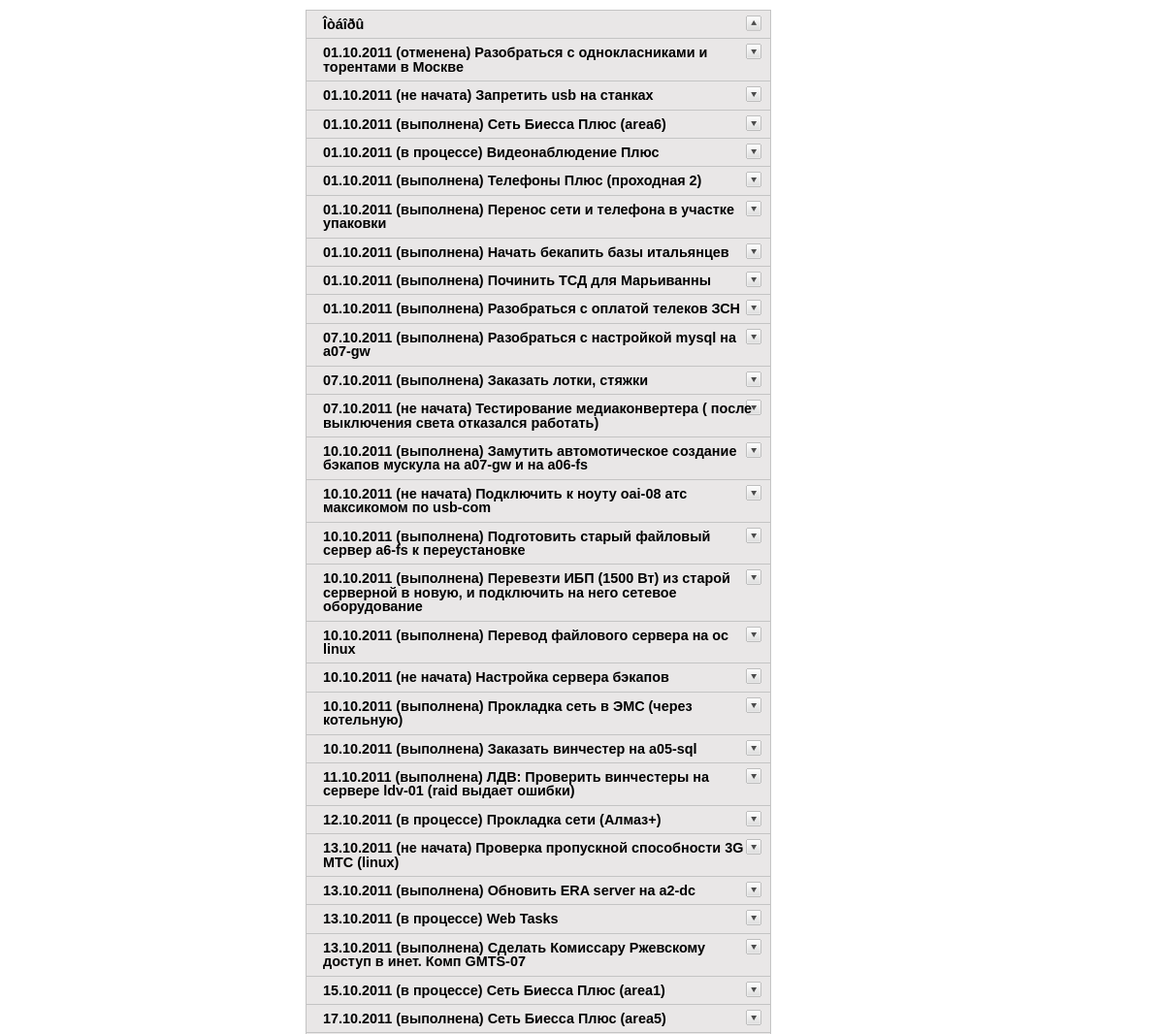
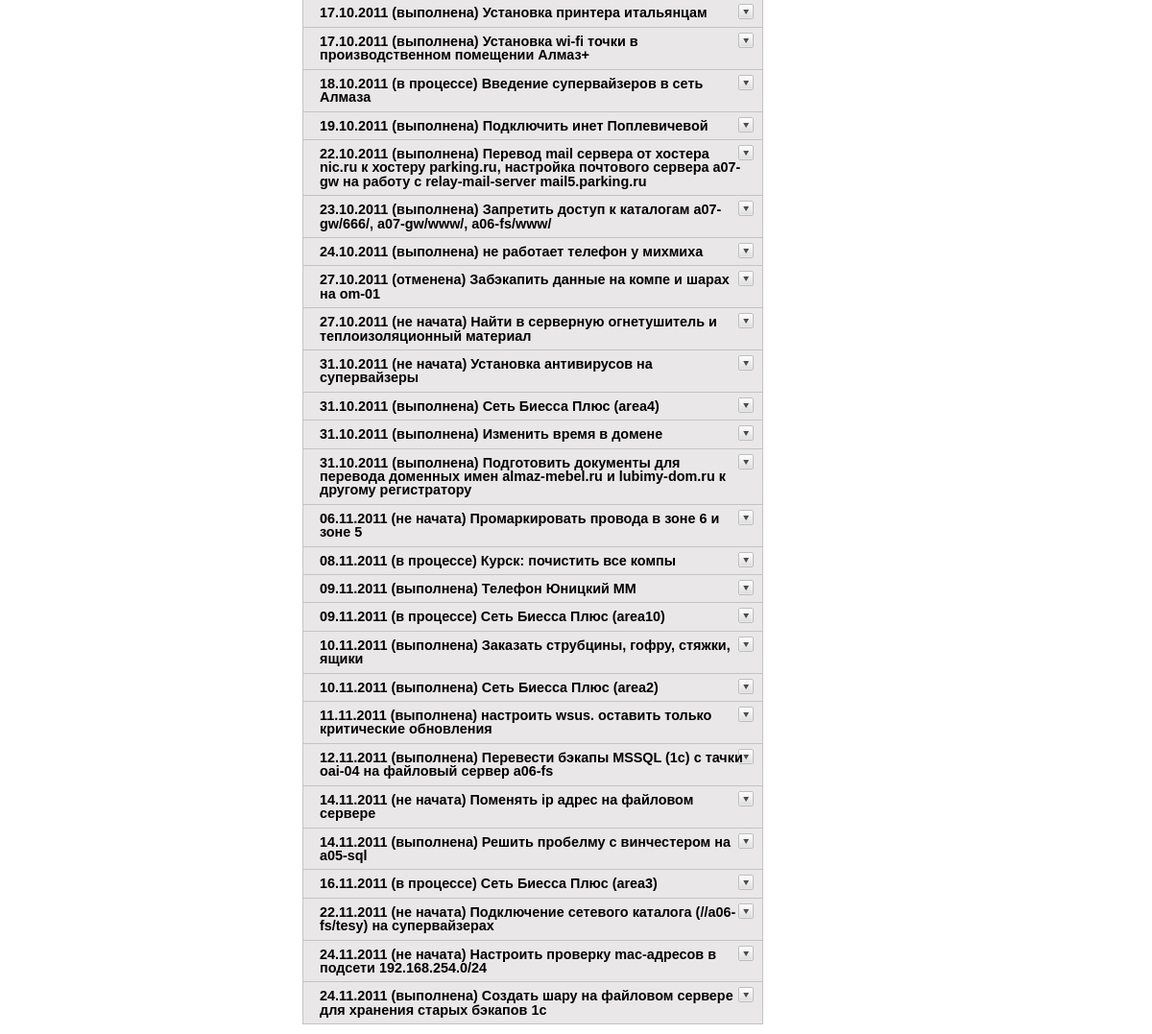
The app's page /WebTasks/index.php, older data (2 pictures, top to bottom).
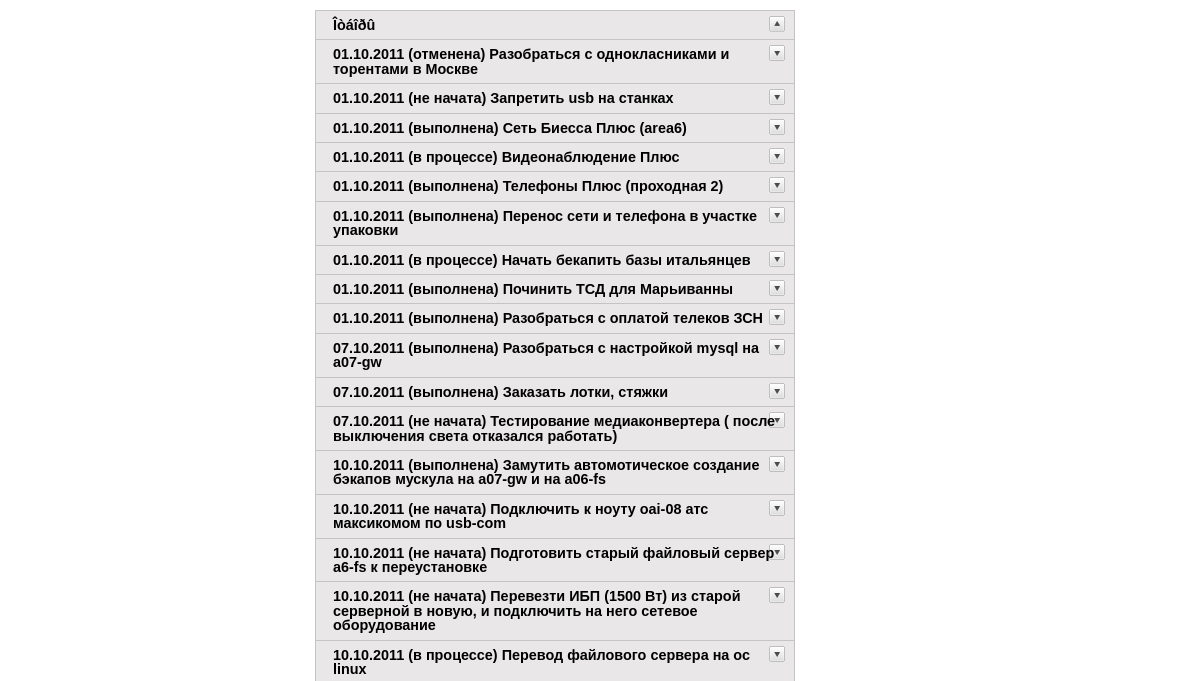
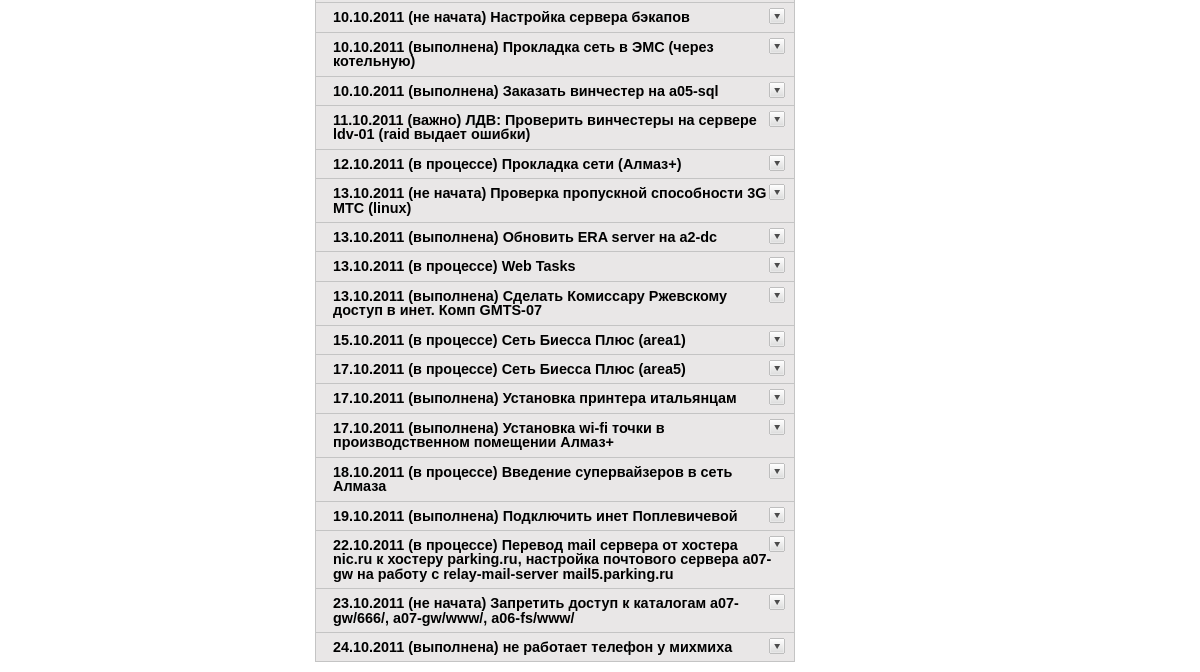
The same page, newer data (2 pictures, top to bottom).
### tables this page shows
CREATE TABLE IF NOT EXISTS `Tasks` (
  `id_Task` int(10) NOT NULL AUTO_INCREMENT,
  `Name` text,
  `id_worker` int(3) DEFAULT NULL,
  `id_chief` int(3) DEFAULT NULL,
  `date` datetime DEFAULT NULL,
  `status` varchar(50) DEFAULT NULL,
  PRIMARY KEY (`id_Task`)
);

### WebTasks/config.php (called while the page is built, shortened)
<?php
function status($status)
  {
	 if ($status == "âàæíî")
     {
      $text = "<font color='red'>".$status."</font>";
     }
	 elseif ($status == "â ïðîöåññå")
     {
      $text = "<font color='blue'>".$status."</font>";
     }
    else
     {
      $text = $status;
     }
   return $text;
  }
function mysql_query_or_die($query)
  {
	 $res = mysql_query($query);
	 return $res;
  }
?>

### WebTasks/index.php (the view, shortened to what this page needs)
<?php
include("config.php");
if (isset($_REQUEST['user_id'])) $user_id = $_REQUEST['user_id']; else $user_id = "5";
print "<html>
<head>
<meta http-equiv='Content-Type' content='text/html' />
<title>Accordion 1</title>
<script type='text/javascript' src='./js/jquery.min.js'></script>
<script type='text/javascript'>
$(document).ready(function(){
	$('.accordion h3:first').addClass('active');
	$('.accordion span').hide();
	$('.accordion h3').click(function(){
		$(this).next('span').slideToggle('slow')
		.siblings('span:visible').slideUp('slow');
		$(this).toggleClass('active');
		$(this).siblings('h3').removeClass('active');
	});
});
</script>
<style type='text/css'>
body {
	margin: 10px auto;
	width: 570px;
	font: 75%/120% Arial, Helvetica, sans-serif;
}
.accordion {
	width: 480px;
	border-bottom: solid 1px #c4c4c4;
}
.accordion h3 {
	background: #e9e7e7 url(img/arrow-square.gif) no-repeat right -51px;
	padding: 7px 17px;
	margin: 0;
	font: bold 120%/100% Arial, Helvetica, sans-serif;
	border: solid 1px #c4c4c4;
	border-bottom: none;
	cursor: pointer;
}
.accordion h3:hover {
	background-color: #e3e2e2;
}
.accordion h3.active {
	background-position: right 5px;
}
.accordion p {
	background: #f7f7f7;
	margin: 0;
	border-left: solid 1px #c4c4c4;
	border-right: solid 1px #c4c4c4;
}
span {
    background: #f7f7f7;
    margin: 0;
    display:none;
    border-left: solid 1px #c4c4c4;
    border-right: solid 1px #c4c4c4;
}
.accordion t1 {
	background: #e9e7e7;
}
.accordion label {
	font: bold 120%/100% Arial, Helvetica, sans-serif;
}
</style>
</head>
<body>
<div class='accordion'>
	<h3>Îòáîðû</h3>
	<span>
	<form name='test' method='post' action='input1.php'>
	<label class='label'>Ðàáîòíèêè:</label><br>
	<input type='checkbox' name='Worker' value='1'>Ðÿáèíèíà Òàòüÿíà
  <input type='checkbox' name='Worker' value='2'>Èâàíîâ Àíòîí
  <input type='checkbox' name='Worker' value='3'>Îìåëü÷óê Ñåðãåé
  <input type='checkbox' name='Worker' value='4'>Ëàõíîâ Àëåêñàíäð
  <input type='checkbox' name='Worker' value='5'>×óáóêèí Äåíèñ
	<input type='checkbox' name='Worker' value='6'>Êó÷åðåíêàî Àëåêñàíäð
  <input type='checkbox' name='Worker' value='7'>Ïàùåíêî Àëåêñàíäð	<br>
	<label class='label'>Ñòàòóñ:</label>	<br>
  <input type='checkbox' name='Status' value='1'>íå íà÷àòà
  <input type='checkbox' name='Status' value='2'>â ïðîöåññå
	<input type='checkbox' name='Status' value='3'>âàæíî
  <input type='checkbox' name='Status' value='4'>âûïîëíåíà
  <input type='checkbox' name='Status' value='5'>îòìåíåíà <br>
	<input type='submit' name='' value='Ñôîðìèðîâàòü'/>
	</form>
	</span>";
  $query = "SELECT DATE_FORMAT(Tasks.Date,'%d.%m.%Y') AS Date, Tasks.status AS Status,Tasks.Name,Workers.Name AS Worker,Tasks.id_Task,Tasks.id_Worker,Tasks.id_Chief,Chief.Name AS Chief FROM Tasks LEFT JOIN (SELECT Workers.id_Worker,Workers.Name FROM Workers) Workers ON Workers.id_Worker=Tasks.id_Worker LEFT JOIN (SELECT Workers.id_Worker,Workers.Name FROM Workers) Chief ON Chief.id_Worker=Tasks.id_Chief  WHERE Tasks.id_Worker=".$user_id." AND  Tasks.status<>'âûïîëíåíà' AND Tasks.status<>'îòìåíåíà'";
  $result = mysql_query_or_die($query);
  while ($row = mysql_fetch_assoc($result))
    {
     print "<h3>".$row["Date"]." (".status($row["Status"]).") ".$row["Name"]."</h3>";
    }
  print "
</div>
</body>
</html>";
?>

### WebTasks/index.php (style rules this page uses)
body { margin: 10px auto; width: 570px; font: 75%/120% Arial, Helvetica, sans-serif; }
.accordion { width: 480px; border-bottom: solid 1px #c4c4c4; }
.accordion h3 { background: #e9e7e7 url(img/arrow-square.gif) no-repeat right -51px; padding: 7px 17px; margin: 0; font: bold 120%/100% Arial, Helvetica, sans-serif; border: solid 1px #c4c4c4; border-bottom: none; cursor: pointer; }
.accordion h3.active { background-position: right 5px; }

Row changes from the older to the newer data that the page shows:
removed tasks: Date "27.10.2011", status "отменена", Name "Забэкапить данные на компе и шарах на om-01"
removed tasks: Date "27.10.2011", status "не начата", Name "Найти в серверную огнетушитель и теплоизоляционный материал"
removed tasks: Date "31.10.2011", status "не начата", Name "Установка антивирусов на супервайзеры"
removed tasks: Date "31.10.2011", status "выполнена", Name "Сеть Биесса Плюс (area4)"
removed tasks: Date "31.10.2011", status "выполнена", Name "Изменить время в домене"
removed tasks: Date "31.10.2011", status "выполнена", Name "Подготовить документы для перевода доменных имен almaz-mebel.ru и lubimy-dom.ru к другому регистратору"
removed tasks: Date "06.11.2011", status "не начата", Name "Промаркировать провода в зоне 6 и зоне 5"
removed tasks: Date "08.11.2011", status "в процессе", Name "Курск: почистить все компы"
removed tasks: Date "09.11.2011", status "выполнена", Name "Телефон Юницкий ММ"
removed tasks: Date "09.11.2011", status "в процессе", Name "Сеть Биесса Плюс (area10)"
removed tasks: Date "10.11.2011", status "выполнена", Name "Заказать струбцины, гофру, стяжки, ящики"
removed tasks: Date "10.11.2011", status "выполнена", Name "Сеть Биесса Плюс (area2)"
removed tasks: Date "11.11.2011", status "выполнена", Name "настроить wsus. оставить только критические обновления"
removed tasks: Date "12.11.2011", status "выполнена", Name "Перевести бэкапы MSSQL (1c) с тачки oai-04 на файловый сервер a06-fs"
removed tasks: Date "14.11.2011", status "не начата", Name "Поменять ip адрес на файловом сервере"
removed tasks: Date "14.11.2011", status "выполнена", Name "Решить пробелму с винчестером на a05-sql"
removed tasks: Date "16.11.2011", status "в процессе", Name "Сеть Биесса Плюс (area3)"
removed tasks: Date "22.11.2011", status "не начата", Name "Подключение сетевого каталога (//a06-fs/tesy) на супервайзерах"
removed tasks: Date "24.11.2011", status "не начата", Name "Настроить проверку mac-адресов в подсети 192.168.254.0/24"
removed tasks: Date "24.11.2011", status "выполнена", Name "Создать шару на файловом сервере для хранения старых бэкапов 1с"
changed tasks "Начать бекапить базы итальянцев": status "выполнена" → "в процессе"
changed tasks "Подготовить старый файловый сервер a6-fs к переустановке": status "выполнена" → "не начата"
changed tasks (number 16 of 35 on the later page): status "выполнена" → "не начата"
changed tasks "Перевод файлового сервера на ос linux": status "выполнена" → "в процессе"
changed tasks "ЛДВ: Проверить винчеcтеры на сервере ldv-01 (raid выдает ошибки)": status "выполнена" → "важно"
changed tasks "Сеть Биесса Плюс (area5)": status "выполнена" → "в процессе"
changed tasks (number 33 of 35 on the later page): status "выполнена" → "в процессе"
changed tasks "Запретить доступ к каталогам a07-gw/666/, a07-gw/www/, a06-fs/www/": status "выполнена" → "не начата"
